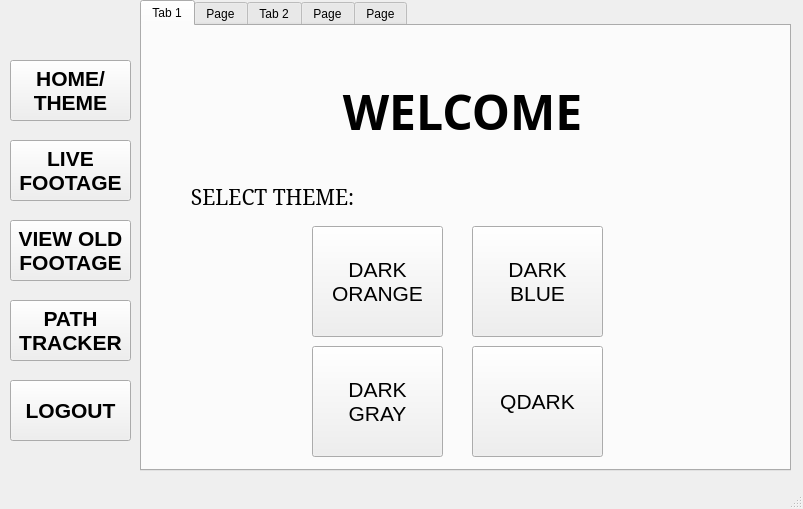
<?xml version="1.0" encoding="UTF-8"?>
<ui version="4.0">
 <class>MainWindow</class>
 <widget class="QMainWindow" name="MainWindow">
  <property name="geometry">
   <rect>
    <x>0</x>
    <y>0</y>
    <width>803</width>
    <height>509</height>
   </rect>
  </property>
  <property name="windowTitle">
   <string>MainWindow</string>
  </property>
  <widget class="QWidget" name="centralwidget">
   <widget class="QPushButton" name="liveFPage">
    <property name="geometry">
     <rect>
      <x>10</x>
      <y>140</y>
      <width>121</width>
      <height>61</height>
     </rect>
    </property>
    <property name="font">
     <font>
      <family>Segoe UI</family>
      <pointsize>16</pointsize>
      <weight>75</weight>
      <bold>true</bold>
     </font>
    </property>
    <property name="text">
     <string>LIVE 
FOOTAGE</string>
    </property>
   </widget>
   <widget class="QPushButton" name="oldFPage">
    <property name="geometry">
     <rect>
      <x>10</x>
      <y>220</y>
      <width>121</width>
      <height>61</height>
     </rect>
    </property>
    <property name="font">
     <font>
      <family>Segoe UI</family>
      <pointsize>16</pointsize>
      <weight>75</weight>
      <bold>true</bold>
     </font>
    </property>
    <property name="text">
     <string>VIEW OLD 
FOOTAGE</string>
    </property>
   </widget>
   <widget class="QPushButton" name="pathPage">
    <property name="geometry">
     <rect>
      <x>10</x>
      <y>300</y>
      <width>121</width>
      <height>61</height>
     </rect>
    </property>
    <property name="font">
     <font>
      <family>Segoe UI</family>
      <pointsize>16</pointsize>
      <weight>75</weight>
      <bold>true</bold>
     </font>
    </property>
    <property name="text">
     <string>PATH 
TRACKER</string>
    </property>
   </widget>
   <widget class="QPushButton" name="logoutPage">
    <property name="geometry">
     <rect>
      <x>10</x>
      <y>380</y>
      <width>121</width>
      <height>61</height>
     </rect>
    </property>
    <property name="font">
     <font>
      <family>Segoe UI</family>
      <pointsize>16</pointsize>
      <weight>75</weight>
      <bold>true</bold>
     </font>
    </property>
    <property name="text">
     <string>LOGOUT</string>
    </property>
   </widget>
   <widget class="QTabWidget" name="tabWidget">
    <property name="geometry">
     <rect>
      <x>140</x>
      <y>0</y>
      <width>651</width>
      <height>471</height>
     </rect>
    </property>
    <property name="currentIndex">
     <number>0</number>
    </property>
    <widget class="QWidget" name="tab">
     <attribute name="title">
      <string>Tab 1</string>
     </attribute>
     <widget class="QLabel" name="label">
      <property name="geometry">
       <rect>
        <x>60</x>
        <y>40</y>
        <width>521</width>
        <height>91</height>
       </rect>
      </property>
      <property name="font">
       <font>
        <family>Script MT Bold</family>
        <pointsize>36</pointsize>
        <weight>75</weight>
        <bold>true</bold>
       </font>
      </property>
      <property name="layoutDirection">
       <enum>Qt::LeftToRight</enum>
      </property>
      <property name="text">
       <string>WELCOME</string>
      </property>
      <property name="alignment">
       <set>Qt::AlignCenter</set>
      </property>
     </widget>
     <widget class="QLabel" name="label_2">
      <property name="geometry">
       <rect>
        <x>40</x>
        <y>150</y>
        <width>181</width>
        <height>41</height>
       </rect>
      </property>
      <property name="font">
       <font>
        <family>SimSun</family>
        <pointsize>16</pointsize>
       </font>
      </property>
      <property name="text">
       <string>SELECT THEME:</string>
      </property>
      <property name="scaledContents">
       <bool>false</bool>
      </property>
      <property name="alignment">
       <set>Qt::AlignCenter</set>
      </property>
     </widget>
     <widget class="QPushButton" name="darkO">
      <property name="geometry">
       <rect>
        <x>170</x>
        <y>200</y>
        <width>131</width>
        <height>111</height>
       </rect>
      </property>
      <property name="font">
       <font>
        <pointsize>16</pointsize>
       </font>
      </property>
      <property name="text">
       <string>DARK 
ORANGE</string>
      </property>
     </widget>
     <widget class="QPushButton" name="darkG">
      <property name="geometry">
       <rect>
        <x>170</x>
        <y>320</y>
        <width>131</width>
        <height>111</height>
       </rect>
      </property>
      <property name="font">
       <font>
        <pointsize>16</pointsize>
       </font>
      </property>
      <property name="text">
       <string>DARK 
GRAY</string>
      </property>
     </widget>
     <widget class="QPushButton" name="darkB">
      <property name="geometry">
       <rect>
        <x>330</x>
        <y>200</y>
        <width>131</width>
        <height>111</height>
       </rect>
      </property>
      <property name="font">
       <font>
        <pointsize>16</pointsize>
       </font>
      </property>
      <property name="text">
       <string>DARK 
BLUE</string>
      </property>
     </widget>
     <widget class="QPushButton" name="qdark">
      <property name="geometry">
       <rect>
        <x>330</x>
        <y>320</y>
        <width>131</width>
        <height>111</height>
       </rect>
      </property>
      <property name="font">
       <font>
        <pointsize>16</pointsize>
       </font>
      </property>
      <property name="text">
       <string>QDARK</string>
      </property>
     </widget>
    </widget>
    <widget class="QWidget" name="tab_5">
     <attribute name="title">
      <string>Page</string>
     </attribute>
     <widget class="QComboBox" name="camBox">
      <property name="geometry">
       <rect>
        <x>140</x>
        <y>30</y>
        <width>141</width>
        <height>31</height>
       </rect>
      </property>
      <property name="font">
       <font>
        <pointsize>10</pointsize>
        <weight>75</weight>
        <bold>true</bold>
       </font>
      </property>
      <item>
       <property name="text">
        <string>SELECT</string>
       </property>
      </item>
      <item>
       <property name="text">
        <string>WEB CAM (TEMP)</string>
       </property>
      </item>
     </widget>
     <widget class="QLabel" name="label_5">
      <property name="geometry">
       <rect>
        <x>10</x>
        <y>30</y>
        <width>111</width>
        <height>31</height>
       </rect>
      </property>
      <property name="font">
       <font>
        <pointsize>12</pointsize>
        <weight>75</weight>
        <bold>true</bold>
       </font>
      </property>
      <property name="text">
       <string>CAMERA:</string>
      </property>
      <property name="alignment">
       <set>Qt::AlignCenter</set>
      </property>
     </widget>
     <widget class="QLabel" name="imgLabel">
      <property name="geometry">
       <rect>
        <x>20</x>
        <y>80</y>
        <width>601</width>
        <height>341</height>
       </rect>
      </property>
      <property name="styleSheet">
       <string notr="true">background-color: rgb(0, 0, 0);</string>
      </property>
      <property name="text">
       <string/>
      </property>
     </widget>
     <widget class="QPushButton" name="showLive">
      <property name="geometry">
       <rect>
        <x>380</x>
        <y>30</y>
        <width>101</width>
        <height>31</height>
       </rect>
      </property>
      <property name="font">
       <font>
        <weight>75</weight>
        <bold>true</bold>
       </font>
      </property>
      <property name="text">
       <string>SHOW</string>
      </property>
     </widget>
     <widget class="QPushButton" name="pauseLive">
      <property name="geometry">
       <rect>
        <x>500</x>
        <y>30</y>
        <width>101</width>
        <height>31</height>
       </rect>
      </property>
      <property name="font">
       <font>
        <weight>75</weight>
        <bold>true</bold>
       </font>
      </property>
      <property name="text">
       <string>STOP</string>
      </property>
     </widget>
    </widget>
    <widget class="QWidget" name="tab_2">
     <attribute name="title">
      <string>Tab 2</string>
     </attribute>
     <widget class="QLabel" name="label_7">
      <property name="geometry">
       <rect>
        <x>430</x>
        <y>120</y>
        <width>211</width>
        <height>41</height>
       </rect>
      </property>
      <property name="font">
       <font>
        <pointsize>12</pointsize>
        <weight>75</weight>
        <bold>true</bold>
       </font>
      </property>
      <property name="text">
       <string>ENTER FOOTAGE CODE:</string>
      </property>
      <property name="alignment">
       <set>Qt::AlignCenter</set>
      </property>
     </widget>
     <widget class="QPushButton" name="showVid">
      <property name="geometry">
       <rect>
        <x>490</x>
        <y>220</y>
        <width>101</width>
        <height>31</height>
       </rect>
      </property>
      <property name="font">
       <font>
        <pointsize>12</pointsize>
        <weight>75</weight>
        <bold>true</bold>
       </font>
      </property>
      <property name="text">
       <string>SEE</string>
      </property>
     </widget>
     <widget class="QLineEdit" name="lineEdit">
      <property name="geometry">
       <rect>
        <x>440</x>
        <y>170</y>
        <width>191</width>
        <height>21</height>
       </rect>
      </property>
      <property name="font">
       <font>
        <family>MS UI Gothic</family>
        <pointsize>12</pointsize>
       </font>
      </property>
      <property name="placeholderText">
       <string>CODE</string>
      </property>
     </widget>
     <widget class="QTableWidget" name="vidTable">
      <property name="geometry">
       <rect>
        <x>10</x>
        <y>10</y>
        <width>421</width>
        <height>431</height>
       </rect>
      </property>
      <column>
       <property name="text">
        <string>New Column</string>
       </property>
      </column>
      <column>
       <property name="text">
        <string>CODE</string>
       </property>
      </column>
      <column>
       <property name="text">
        <string>DATE</string>
       </property>
      </column>
      <column>
       <property name="text">
        <string>CAM</string>
       </property>
      </column>
     </widget>
    </widget>
    <widget class="QWidget" name="tab_3">
     <attribute name="title">
      <string>Page</string>
     </attribute>
     <widget class="QLabel" name="label_4">
      <property name="geometry">
       <rect>
        <x>90</x>
        <y>50</y>
        <width>451</width>
        <height>341</height>
       </rect>
      </property>
      <property name="font">
       <font>
        <family>Rockwell</family>
        <pointsize>72</pointsize>
       </font>
      </property>
      <property name="text">
       <string>TO 
BE 
MADE</string>
      </property>
      <property name="alignment">
       <set>Qt::AlignCenter</set>
      </property>
     </widget>
    </widget>
    <widget class="QWidget" name="tab_4">
     <attribute name="title">
      <string>Page</string>
     </attribute>
     <widget class="QLabel" name="label_3">
      <property name="geometry">
       <rect>
        <x>40</x>
        <y>40</y>
        <width>541</width>
        <height>181</height>
       </rect>
      </property>
      <property name="font">
       <font>
        <family>SimSun-ExtB</family>
        <pointsize>34</pointsize>
        <weight>50</weight>
        <bold>false</bold>
       </font>
      </property>
      <property name="layoutDirection">
       <enum>Qt::LeftToRight</enum>
      </property>
      <property name="text">
       <string>DO YOU WANT TO LOGOUT 
OF THE SYSTEM?</string>
      </property>
      <property name="alignment">
       <set>Qt::AlignCenter</set>
      </property>
     </widget>
     <widget class="QPushButton" name="yes">
      <property name="geometry">
       <rect>
        <x>110</x>
        <y>230</y>
        <width>181</width>
        <height>61</height>
       </rect>
      </property>
      <property name="font">
       <font>
        <pointsize>36</pointsize>
        <weight>75</weight>
        <bold>true</bold>
       </font>
      </property>
      <property name="text">
       <string>YES</string>
      </property>
     </widget>
     <widget class="QPushButton" name="no">
      <property name="geometry">
       <rect>
        <x>340</x>
        <y>230</y>
        <width>181</width>
        <height>61</height>
       </rect>
      </property>
      <property name="font">
       <font>
        <pointsize>36</pointsize>
        <weight>75</weight>
        <bold>true</bold>
       </font>
      </property>
      <property name="text">
       <string>NO</string>
      </property>
     </widget>
    </widget>
   </widget>
   <widget class="QPushButton" name="homePage">
    <property name="geometry">
     <rect>
      <x>10</x>
      <y>60</y>
      <width>121</width>
      <height>61</height>
     </rect>
    </property>
    <property name="font">
     <font>
      <family>Segoe UI</family>
      <pointsize>16</pointsize>
      <weight>75</weight>
      <bold>true</bold>
     </font>
    </property>
    <property name="text">
     <string>HOME/ 
THEME</string>
    </property>
   </widget>
  </widget>
  <widget class="QMenuBar" name="menubar">
   <property name="geometry">
    <rect>
     <x>0</x>
     <y>0</y>
     <width>803</width>
     <height>21</height>
    </rect>
   </property>
  </widget>
  <widget class="QStatusBar" name="statusbar"/>
 </widget>
 <resources/>
 <connections/>
</ui>
